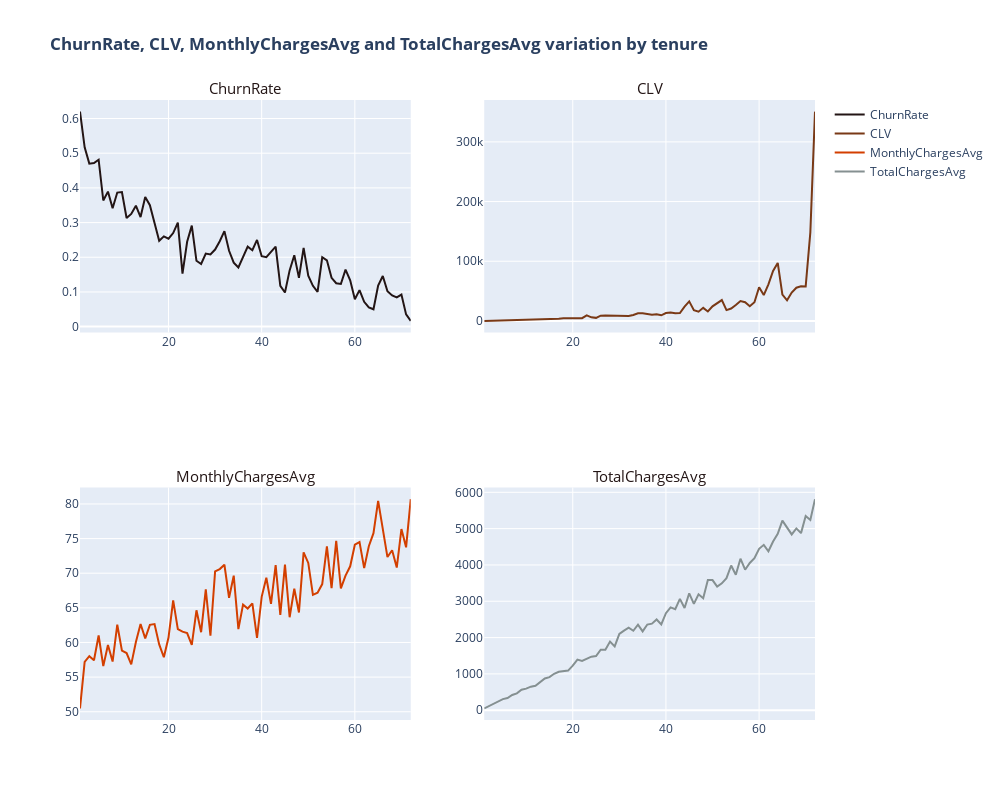

The notebook cell saved with this chart:
### Code cell
MonthlyChargesAvg = data.groupby('tenure')['MonthlyCharges'].mean() # taking average monthly charge
TotalChargesAvg = data.groupby('tenure')['TotalCharges'].mean()# taking average total charge
ChurnRate = data.groupby('tenure')['Churn'].value_counts() # groupby the counts of churn 1 and 2 with tenure
ChurnRate = ChurnRate.loc[:,'Yes']/(ChurnRate.loc[:,'Yes']+ChurnRate.loc[:,'No']) # getting number of no churn rate
# total number of yes given no churn rate and yeschurn rate
CLV = TotalChargesAvg/ChurnRate # total charge divede by churn rate
CLV.name = 'CLV' # giving name for clv
MonthlyChargesAvg.name = 'MonthlyChargesAvg' # giving name for monthly average
TotalChargesAvg.name = 'TotalChargesAvg' # giving name for total charge
ChurnRate.name = 'ChurnRate' # giving name for churn rate
clv_df = pd.concat([MonthlyChargesAvg, TotalChargesAvg, CLV, ChurnRate],axis=1) # concate that four features
clv_df = clv_df.reset_index()#Reset the index of the DataFrame, and use the default one instead.

fig = make_subplots(rows=2, cols=2, subplot_titles=['ChurnRate', 'CLV', 'MonthlyChargesAvg', 'TotalChargesAvg']) # subplot of 2 * 2
# churn rate vs tenure in place 1* 1
fig.add_trace(go.Scatter(x=clv_df.tenure, y=clv_df.ChurnRate,name='ChurnRate',marker={'color':color_sequence[0]}),row=1,col=1)
# clv vs tenure in place 1* 2
fig.add_trace(go.Scatter(x=clv_df.tenure, y=clv_df.CLV,name='CLV',marker={'color':color_sequence[1]}),row=1,col=2)
# monthly charge average rate vs tenure in place 2* 1
fig.add_trace(go.Scatter(x=clv_df.tenure, y=clv_df.MonthlyChargesAvg,name='MonthlyChargesAvg',marker={'color':color_sequence[2]}),row=2,col=1)
# total charge vs tenure in place 2* 2
fig.add_trace(go.Scatter(x=clv_df.tenure, y=clv_df.TotalChargesAvg,name='TotalChargesAvg',marker={'color':color_sequence[4]}),row=2,col=2)

for i in fig['layout']['annotations']:
    i['font'] = dict(size=15,color=color_sequence[0]) # tooltip

fig.update_layout(height=800,width=1000,title_text="<b style='color:'#859091'>ChurnRate, CLV, MonthlyChargesAvg and TotalChargesAvg variation by tenure</b>")
# gving title and colour to title

### Figure 1 — Plotly figure (JSON) as saved in the notebook; plotly's stock layout.template omitted (floating-point values rounded to 4 significant figures)
{"data": [{"marker": {"color": "#231515"}, "name": "ChurnRate", "type": "scatter", "x": [1, 2, 3, 4, 5, 6, 7, 8, 9, 10, 11, 12, 13, 14, 15, 16, 17, 18, 19, 20, 21, 22, 23, 24, 25, 26, 27, 28, 29, 30, 31, 32, 33, 34, 35, 36, 37, 38, 39, 40, 41, 42, 43, 44, 45, 46, 47, 48, 49, 50, 51, 52, 53, 54, 55, 56, 57, 58, 59, 60, 61, 62, 63, 64, 65, 66, 67, 68, 69, 70, 71, 72], "xaxis": "x", "y": [0.6199, 0.5168, 0.47, 0.4716, 0.4812, 0.3636, 0.3893, 0.3415, 0.3866, 0.3879, 0.3131, 0.3248, 0.3486, 0.3158, 0.3737, 0.35, 0.2989, 0.2474, 0.2603, 0.2535, 0.2698, 0.3, 0.1529, 0.2447, 0.2911, 0.1899, 0.1806, 0.2105, 0.2083, 0.2222, 0.2462, 0.2754, 0.2188, 0.1846, 0.1705, 0.2, 0.2308, 0.2203, 0.25, 0.2031, 0.2, 0.2154, 0.2308, 0.1176, 0.09836, 0.1622, 0.2059, 0.1406, 0.2273, 0.1471, 0.1176, 0.1, 0.2, 0.1912, 0.1406, 0.125, 0.1231, 0.1642, 0.1333, 0.07895, 0.1053, 0.07143, 0.05556, 0.05, 0.1184, 0.1461, 0.102, 0.09, 0.08421, 0.09244, 0.03529, 0.01657], "yaxis": "y"}, {"marker": {"color": "#793916"}, "name": "CLV", "type": "scatter", "x": [1, 2, 3, 4, 5, 6, 7, 8, 9, 10, 11, 12, 13, 14, 15, 16, 17, 18, 19, 20, 21, 22, 23, 24, 25, 26, 27, 28, 29, 30, 31, 32, 33, 34, 35, 36, 37, 38, 39, 40, 41, 42, 43, 44, 45, 46, 47, 48, 49, 50, 51, 52, 53, 54, 55, 56, 57, 58, 59, 60, 61, 62, 63, 64, 65, 66, 67, 68, 69, 70, 71, 72], "xaxis": "x2", "y": [81.44, 221.2, 371.7, 488.8, 632.8, 924.5, 1075.0, 1355.0, 1459.0, 1531.0, 2070.0, 2069.0, 2230.0, 2765.0, 2437.0, 2865.0, 3545.0, 4335.0, 4193.0, 4835.0, 5166.0, 4525.0, 9259.0, 6023.0, 5128.0, 8773.0, 9220.0, 8978.0, 8441.0, 9451.0, 8898.0, 8248.0, 9999.0, 12750.0, 12730.0, 11790.0, 10330.0, 11340.0, 9446.0, 13150.0, 14150.0, 12910.0, 13280.0, 23940.0, 32720.0, 18060.0, 15500.0, 21930.0, 15780.0, 24360.0, 28950.0, 34940.0, 18180.0, 20840.0, 26540.0, 33380.0, 31430.0, 24700.0, 31410.0, 56300.0, 43260.0, 61280.0, 83630.0, 97130.0, 44080.0, 34430.0, 47430.0, 55630.0, 57900.0, 57870.0, 148400.0, 350700.0], "yaxis": "y2"}, {"marker": {"color": "#D33F00"}, "name": "MonthlyChargesAvg", "type": "scatter", "x": [1, 2, 3, 4, 5, 6, 7, 8, 9, 10, 11, 12, 13, 14, 15, 16, 17, 18, 19, 20, 21, 22, 23, 24, 25, 26, 27, 28, 29, 30, 31, 32, 33, 34, 35, 36, 37, 38, 39, 40, 41, 42, 43, 44, 45, 46, 47, 48, 49, 50, 51, 52, 53, 54, 55, 56, 57, 58, 59, 60, 61, 62, 63, 64, 65, 66, 67, 68, 69, 70, 71, 72], "xaxis": "x3", "y": [50.49, 57.21, 58.02, 57.43, 61.0, 56.59, 59.64, 57.25, 62.56, 58.82, 58.47, 56.84, 60.07, 62.67, 60.59, 62.55, 62.66, 59.73, 57.87, 60.71, 66.09, 61.94, 61.56, 61.34, 59.65, 64.65, 61.49, 67.66, 61.0, 70.26, 70.6, 71.22, 66.45, 69.64, 61.92, 65.46, 64.9, 65.64, 60.66, 66.58, 69.34, 65.58, 71.16, 63.97, 71.25, 63.64, 67.75, 64.34, 73.0, 71.49, 66.88, 67.19, 68.43, 73.88, 67.83, 74.66, 67.82, 69.66, 71.0, 74.12, 74.5, 70.73, 73.9, 75.78, 80.45, 76.06, 72.33, 73.32, 70.82, 76.38, 73.74, 80.7], "yaxis": "y3"}, {"marker": {"color": "#859091"}, "name": "TotalChargesAvg", "type": "scatter", "x": [1, 2, 3, 4, 5, 6, 7, 8, 9, 10, 11, 12, 13, 14, 15, 16, 17, 18, 19, 20, 21, 22, 23, 24, 25, 26, 27, 28, 29, 30, 31, 32, 33, 34, 35, 36, 37, 38, 39, 40, 41, 42, 43, 44, 45, 46, 47, 48, 49, 50, 51, 52, 53, 54, 55, 56, 57, 58, 59, 60, 61, 62, 63, 64, 65, 66, 67, 68, 69, 70, 71, 72], "xaxis": "x4", "y": [50.49, 114.3, 174.7, 230.5, 304.5, 336.2, 418.4, 462.8, 564.1, 593.7, 648.1, 671.8, 777.5, 873.0, 910.7, 1003.0, 1059.0, 1073.0, 1091.0, 1226.0, 1394.0, 1357.0, 1416.0, 1474.0, 1493.0, 1666.0, 1665.0, 1890.0, 1759.0, 2100.0, 2190.0, 2271.0, 2187.0, 2353.0, 2170.0, 2359.0, 2383.0, 2498.0, 2362.0, 2670.0, 2831.0, 2780.0, 3065.0, 2816.0, 3219.0, 2929.0, 3191.0, 3083.0, 3586.0, 3583.0, 3406.0, 3494.0, 3635.0, 3984.0, 3732.0, 4173.0, 3869.0, 4055.0, 4188.0, 4445.0, 4553.0, 4377.0, 4646.0, 4857.0, 5220.0, 5030.0, 4840.0, 5006.0, 4876.0, 5349.0, 5239.0, 5812.0], "yaxis": "y4"}], "layout": {"annotations": [{"font": {"color": "#231515", "size": 15}, "showarrow": false, "text": "ChurnRate", "x": 0.225, "xanchor": "center", "xref": "paper", "y": 1, "yanchor": "bottom", "yref": "paper"}, {"font": {"color": "#231515", "size": 15}, "showarrow": false, "text": "CLV", "x": 0.775, "xanchor": "center", "xref": "paper", "y": 1, "yanchor": "bottom", "yref": "paper"}, {"font": {"color": "#231515", "size": 15}, "showarrow": false, "text": "MonthlyChargesAvg", "x": 0.225, "xanchor": "center", "xref": "paper", "y": 0.375, "yanchor": "bottom", "yref": "paper"}, {"font": {"color": "#231515", "size": 15}, "showarrow": false, "text": "TotalChargesAvg", "x": 0.775, "xanchor": "center", "xref": "paper", "y": 0.375, "yanchor": "bottom", "yref": "paper"}], "height": 800, "title": {"text": "<b style='color:'#859091'>ChurnRate, CLV, MonthlyChargesAvg and TotalChargesAvg variation by tenure</b>"}, "width": 1000, "xaxis": {"anchor": "y", "domain": [0, 0.45]}, "xaxis2": {"anchor": "y2", "domain": [0.55, 1]}, "xaxis3": {"anchor": "y3", "domain": [0, 0.45]}, "xaxis4": {"anchor": "y4", "domain": [0.55, 1]}, "yaxis": {"anchor": "x", "domain": [0.625, 1]}, "yaxis2": {"anchor": "x2", "domain": [0.625, 1]}, "yaxis3": {"anchor": "x3", "domain": [0, 0.375]}, "yaxis4": {"anchor": "x4", "domain": [0, 0.375]}}}
